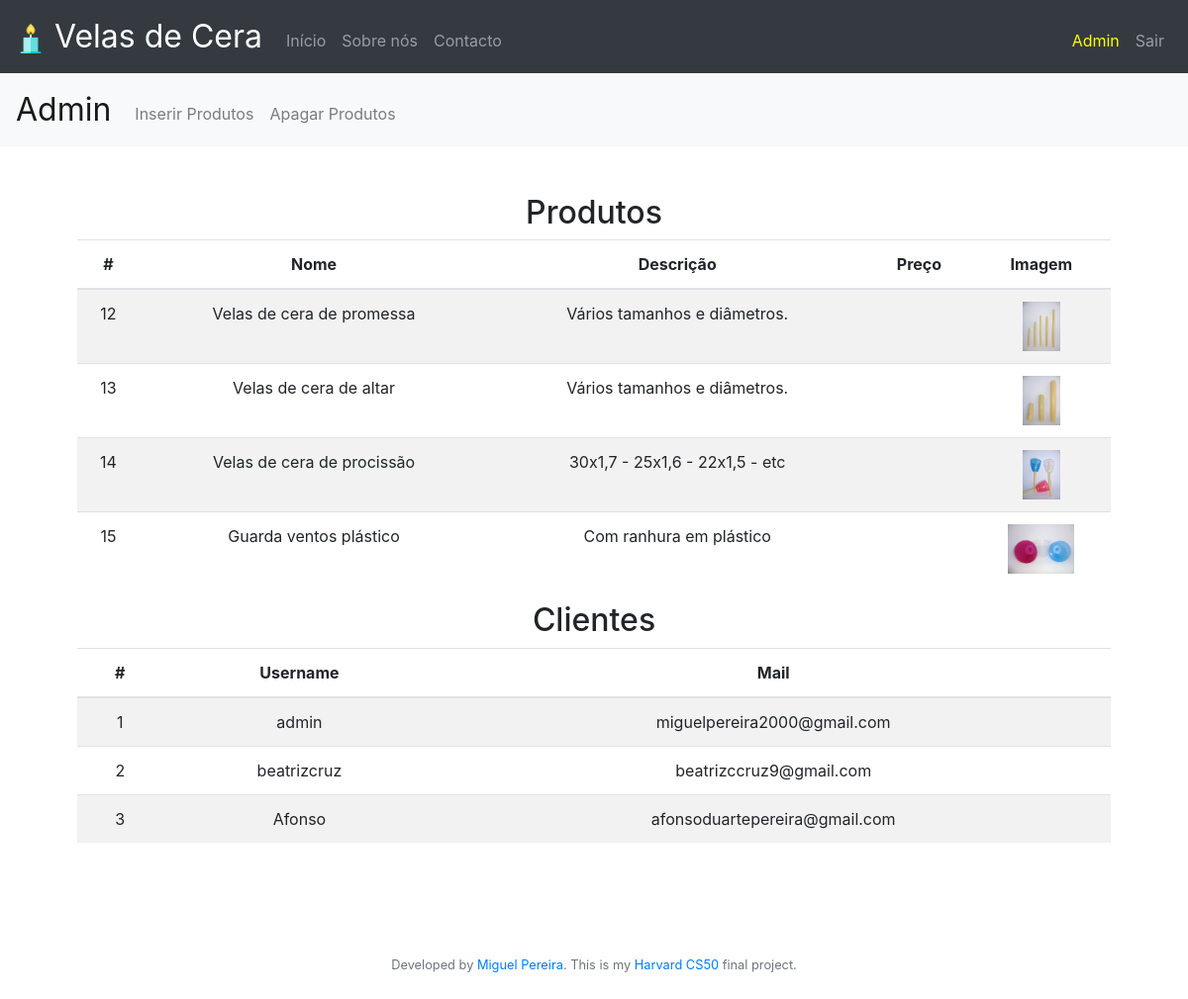
Page /admin (signed in) on the earlier database version.
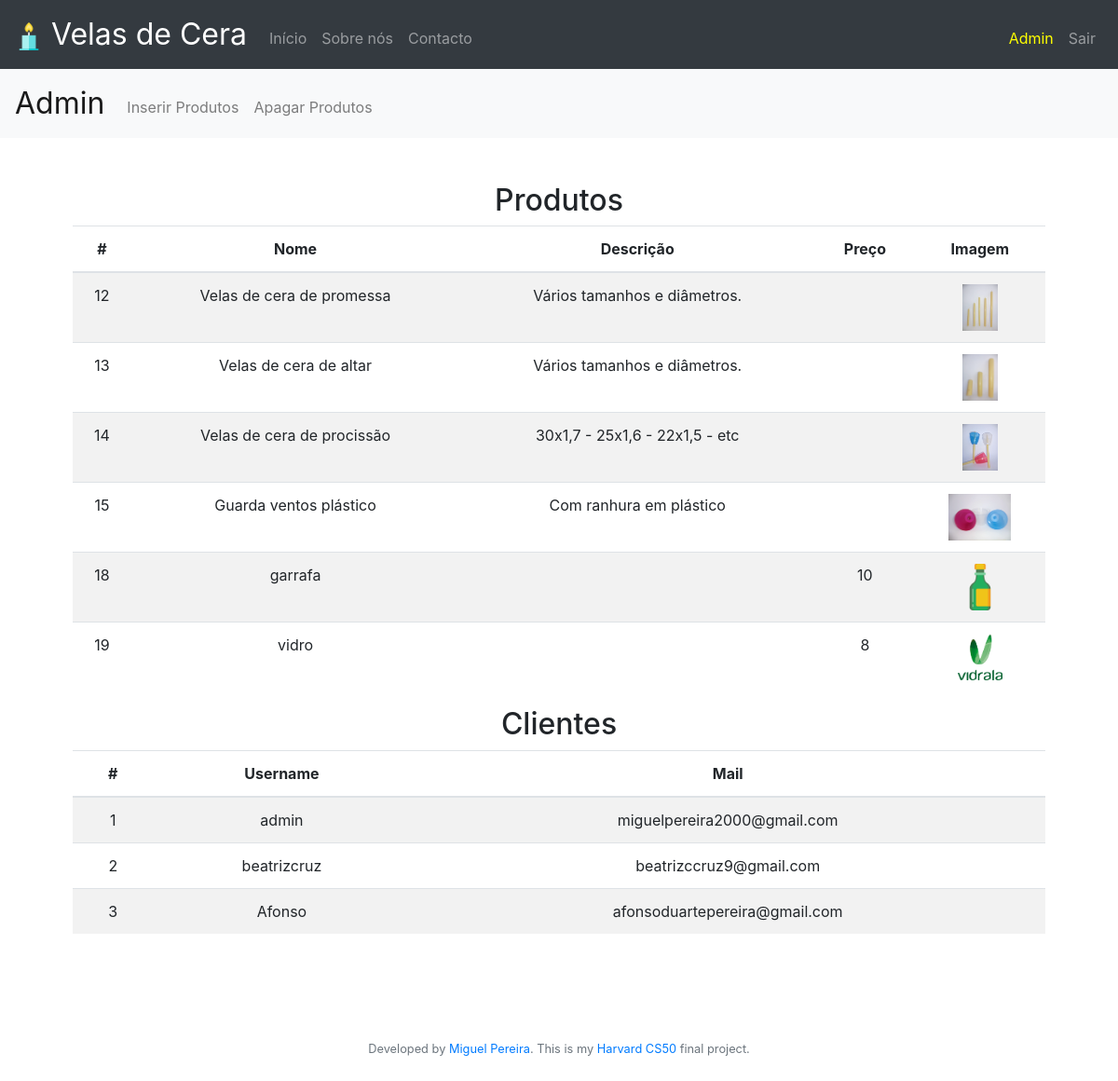
Same page on the later database version.
### tables this page shows
CREATE TABLE produtos (
id integer not null primary key autoincrement,
image text,
name text not null,
desc text, price numeric);

CREATE TABLE users (id integer not null primary key autoincrement, username text not null, hash text not null, mail text not null unique, tipo text not null);

### app.py (the view)
@app.route("/admin", methods=["GET", "POST"])
@admin_login_required
def admin():
    produtos = db.execute("select id, name, desc, price, image from produtos")
    users = db.execute("select id, username, mail from users")
    return render_template("adminIndex.html", produtos=produtos, users = users)

### app.py (called while the page is built)
@app.after_request
def after_request(response):
    response.headers["Cache-Control"] = "no-cache, no-store, must-revalidate"
    response.headers["Expires"] = 0
    response.headers["Pragma"] = "no-cache"
    return response

def admin_login_required(f):
    @wraps(f)
    def decorated_function(*args, **kwargs):
        if session.get("user_id") is None:
            return redirect("/login")
        else:
            rows = db.execute("select * from users where id = :id", id=session.get("user_id"))
            if len(rows) != 1 or rows[0]["tipo"] != "admin":
                return apology("Não és admin", 400)
        return f(*args, **kwargs)
    return decorated_function

### templates/adminIndex.html (shortened to what this page needs)
{% extends "admin.html" %}
{% block mainAdmin %}
    <table class="table table-striped">
        <thead>
            <h2>
                Produtos
            </h2>
            <tr>
                <th>#</th>
                <th>Nome</th>
                <th>Descrição</th>
                <th>Preço</th>
                <th>Imagem</th>
            </tr>
        </thead>
        <tbody>
        {% for produto in produtos %}
            <tr>
                <td>{{ produto.id }}</td>
                <td>{{ produto.name }}</td>
                <td>{{ produto.desc }}</td>
                <td>{{ produto.price }}</td>
                <td>
                    <img src="/static/image/uploads/{{ produto.image }}" style="object-fit:scale-down; height: 50px;">
                </td>
            </tr>
        {% endfor %}
        </tbody>
    </table>
    <table class="table table-striped">
        <thead>
            <h2>
                Clientes
            </h2>
            <tr>
                <th>#</th>
                <th>Username</th>
                <th>Mail</th>
            </tr>
        </thead>
        <tbody>
        {% for cliente in users %}
            <tr>
                <td>{{ cliente.id }}</td>
                <td>{{ cliente.username }}</td>
                <td>{{ cliente.mail }}</td>
            </tr>
        {% endfor %}
        </tbody>
    </table>
{% endblock %}

Differences in the rows shown:
added produtos: id "18", name "garrafa", price "10", image (picture)
added produtos: id "19", name "vidro", price "8", image (picture)
